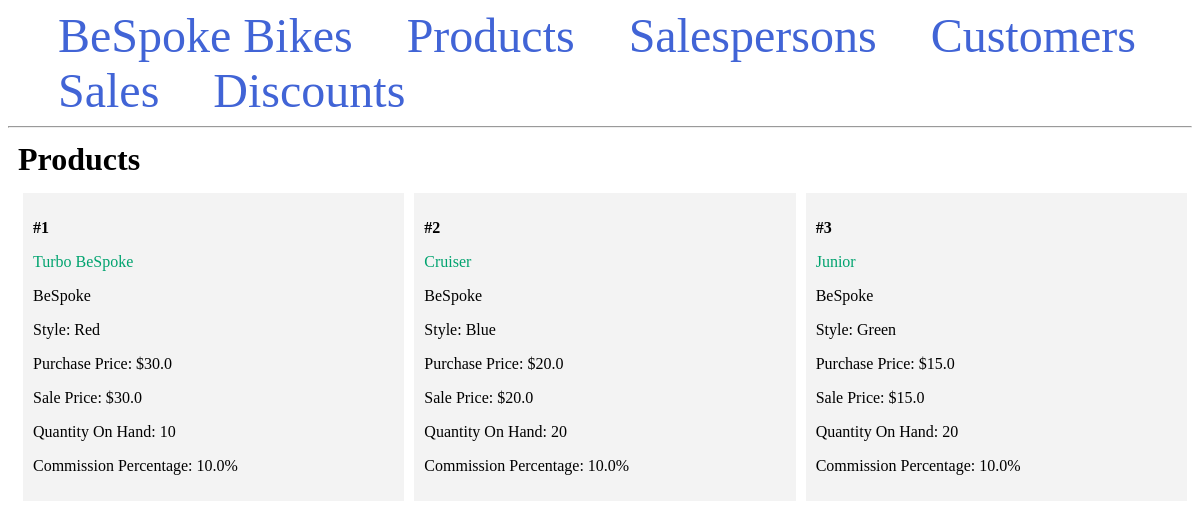
The page / on the database its author committed.
### app.py (models this page shows, shortened)
class Product(db.Model):
    id = db.Column(db.Integer, primary_key=True)
    name = db.Column(db.String(100), nullable=False)
    manufacturer = db.Column(db.String(100), nullable=False)
    style = db.Column(db.String(80), unique=True, nullable=False)
    purchase_price = db.Column(db.Float)
    sale_price = db.Column(db.Float)
    qty_on_hand = db.Column(db.Integer)
    commission_percentage = db.Column(db.Float)

### app.py (the view)
@app.route('/')
def products():
    products = Product.query.all()
    return render_template('index.html', products=products)

### templates/index.html
{% extends 'base.html' %}
{% block content %}
    <h1 class="title">{% block title %} Products {% endblock %}</h1>
    <div class="content">
        {% for product in products %}
        <div class="product">
            <p><b>#{{ product.id }}</b></p>
            <p class="name">
                <a href="{{ url_for('product', product_id=product.id)}}">
                    {{ product.name }}
                </a>
            <p>{{ product.manufacturer }}</p>
            <p>Style: {{ product.style }}</p>
            <p>Purchase Price: ${{ product.purchase_price }}</p>
            <p>Sale Price: ${{ product.sale_price }}</p>
            <p>Quantity On Hand: {{ product.qty_on_hand }}</p>
            <p>Commission Percentage: {{ product.commission_percentage }}%</p>
        </div>
    {% endfor %}
    </div>
{% endblock %}

### templates/base.html (shortened to what this page needs)
<!DOCTYPE html>
<html lang="en">
<head>
</head>
<body>
    <nav>
        <a href="{{ url_for('products') }}">BeSpoke Bikes</a>
        <a href="{{ url_for('products') }}">Products</a>
        <a href="{{ url_for('salespersons') }}">Salespersons</a>
        <a href="#">Customers</a>
        <a href="#">Sales</a>
        <a href="#">Discounts</a>
    </nav>
    <hr>
    <div class="content">
        {% block content %} {% endblock %}
    </div>
</body>
</html>

### templates/base.html (style rules this page uses)
.title { margin: 5px; }
.content { margin: 5px; width: 100%; display: flex; flex-direction: row; flex-wrap: wrap; }
.product { flex: 20%; padding: 10px; margin: 5px; background-color: #f3f3f3; inline-size: 100%; }
.name a { color: #00a36f; text-decoration: none; }
nav a { color: #4164d6; font-size: 3em; margin-left: 50px; text-decoration: none; }

### rows shown on the page
Product: id "1", name "Turbo BeSpoke", manufacturer "BeSpoke", style "Red", purchase_price "30.0", sale_price "30.0", qty_on_hand "10", commission_percentage "10.0"
Product: id "2", name "Cruiser", manufacturer "BeSpoke", style "Blue", purchase_price "20.0", sale_price "20.0", qty_on_hand "20", commission_percentage "10.0"
Product: id "3", name "Junior", manufacturer "BeSpoke", style "Green", purchase_price "15.0", sale_price "15.0", qty_on_hand "20", commission_percentage "10.0"
